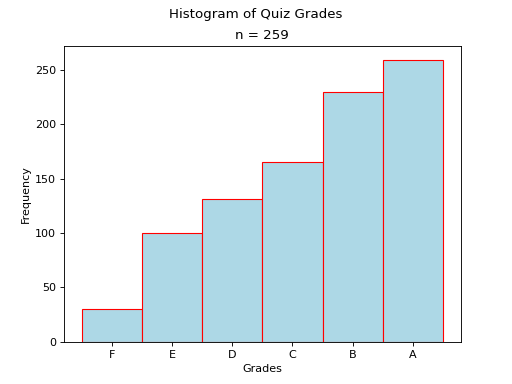

The Python source for this figure:
##################################################################################
###                           IMPORT LIBRARIES                                 ###
##################################################################################

import matplotlib

## NOTE: How-To: Run This Script On Your Computer
#
# To render the website, I have to use a "headless" backend to generate the images. 
# If you want to run this script on your computer, comment out the following line 
# with the "#" you see appended to each line of this comment:

matplotlib.use('agg')

# And uncomment this line: 

# matplotlib.use('tkagg')

import matplotlib.pyplot as plt

##################################################################################
###                                SCRIPT                                      ###
##################################################################################

# Create New Figures and Axes
fig, axs = plt.subplots()

# Generate Data
data = ( 
    [ 'F' for _ in range(30) ] +  
    [ 'E' for _ in range(70) ] + 
    [ 'D' for _ in range(31) ] + 
    [ 'C' for _ in range(34) ] + 
    [ 'B' for _ in range(65) ] +
    [ 'A' for _ in range(29) ] 
)

# Label the graph appropriately
plt.suptitle("Histogram of Quiz Grades")
plt.title(f"n = {len(data)}")
axs.set_xlabel("Grades")
axs.set_ylabel("Frequency")

# Generate and output
axs.hist(data, bins=6, range=(0,6), align='left', color="lightblue", ec="red", cumulative=True)
plt.show()
